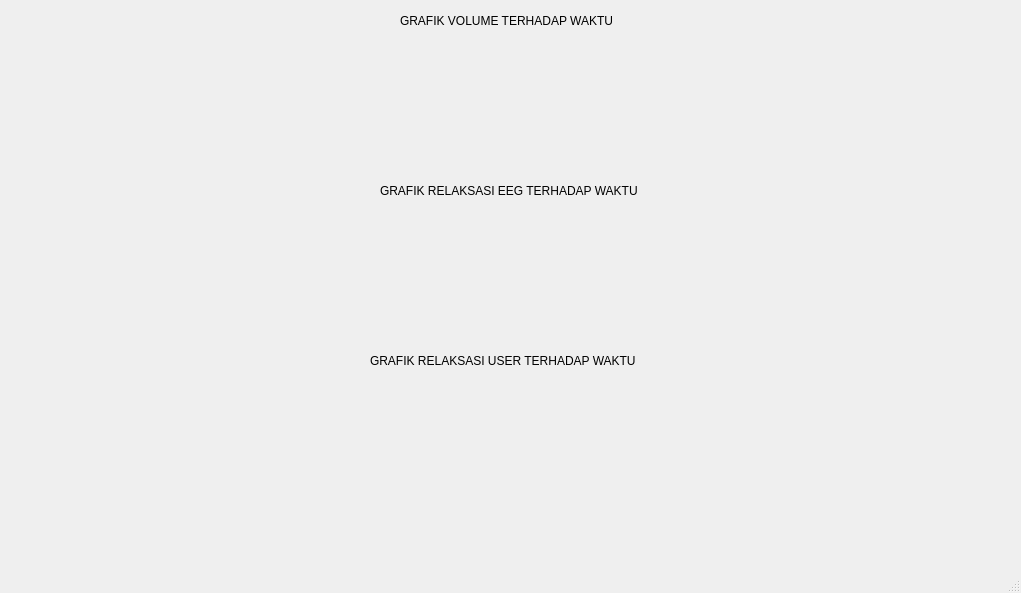
<?xml version="1.0" encoding="UTF-8"?>
<ui version="4.0">
 <class>MainWindow</class>
 <widget class="QMainWindow" name="MainWindow">
  <property name="geometry">
   <rect>
    <x>0</x>
    <y>0</y>
    <width>1021</width>
    <height>593</height>
   </rect>
  </property>
  <property name="windowTitle">
   <string>MainWindow</string>
  </property>
  <widget class="QWidget" name="centralwidget">
   <widget class="MplWidget" name="MplWidget" native="true">
    <property name="geometry">
     <rect>
      <x>9</x>
      <y>30</y>
      <width>1001</width>
      <height>151</height>
     </rect>
    </property>
   </widget>
   <widget class="QLabel" name="label">
    <property name="geometry">
     <rect>
      <x>400</x>
      <y>10</y>
      <width>281</width>
      <height>21</height>
     </rect>
    </property>
    <property name="text">
     <string>GRAFIK VOLUME TERHADAP WAKTU</string>
    </property>
   </widget>
   <widget class="MplWidget" name="MplWidget2" native="true">
    <property name="geometry">
     <rect>
      <x>10</x>
      <y>200</y>
      <width>1001</width>
      <height>151</height>
     </rect>
    </property>
   </widget>
   <widget class="QLabel" name="label_2">
    <property name="geometry">
     <rect>
      <x>380</x>
      <y>180</y>
      <width>311</width>
      <height>21</height>
     </rect>
    </property>
    <property name="text">
     <string>GRAFIK RELAKSASI EEG TERHADAP WAKTU</string>
    </property>
   </widget>
   <widget class="MplWidget" name="MplWidget3" native="true">
    <property name="geometry">
     <rect>
      <x>10</x>
      <y>370</y>
      <width>1001</width>
      <height>151</height>
     </rect>
    </property>
   </widget>
   <widget class="QLabel" name="label_3">
    <property name="geometry">
     <rect>
      <x>370</x>
      <y>350</y>
      <width>331</width>
      <height>21</height>
     </rect>
    </property>
    <property name="text">
     <string>GRAFIK RELAKSASI USER TERHADAP WAKTU</string>
    </property>
   </widget>
  </widget>
  <widget class="QMenuBar" name="menubar">
   <property name="geometry">
    <rect>
     <x>0</x>
     <y>0</y>
     <width>1021</width>
     <height>22</height>
    </rect>
   </property>
  </widget>
  <widget class="QStatusBar" name="statusbar"/>
 </widget>
 <customwidgets>
  <customwidget>
   <class>MplWidget</class>
   <extends>QWidget</extends>
   <header>mplwidget.h</header>
   <container>1</container>
  </customwidget>
 </customwidgets>
 <resources/>
 <connections/>
</ui>
